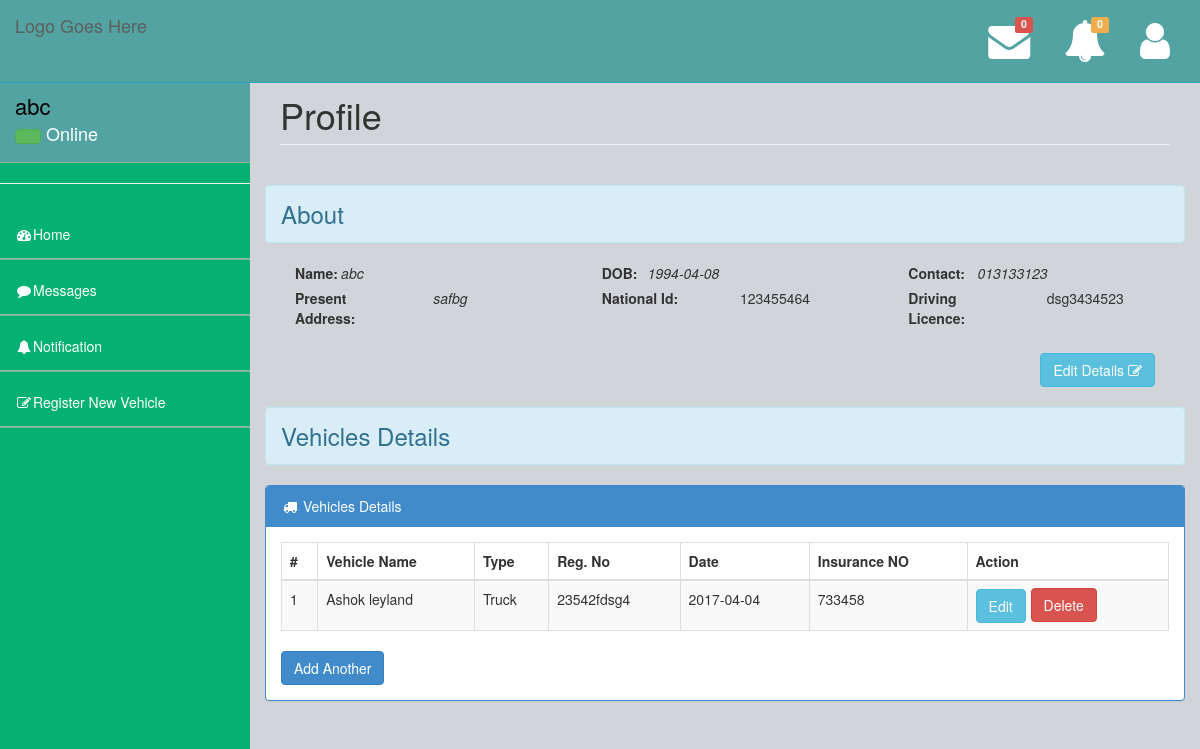
The app's page /carOwner/profile.php (signed in) with its own data.
### tables this page shows
CREATE TABLE `carowner` (
  `Name` varchar(30) NOT NULL,
  `Email` varchar(35) NOT NULL,
  `Contact` varchar(16) NOT NULL,
  `DOB` date NOT NULL,
  `NID` varchar(20) NOT NULL,
  `DrivingLicence` varchar(20) NOT NULL,
  `Password` varchar(20) NOT NULL,
  `Address` varchar(100) NOT NULL,
  `flag` int(1) NOT NULL,
  `Status` varchar(10) NOT NULL
);

CREATE TABLE `ownervehiclerelation` (
  `Email` varchar(35) NOT NULL,
  `VehicleRegNo` varchar(20) NOT NULL
);

CREATE TABLE `vehicle` (
  `VehicleRegNo` varchar(20) NOT NULL,
  `RegistrationDate` date NOT NULL,
  `InsuranceNumber` varchar(20) NOT NULL,
  `VehicleType` varchar(30) NOT NULL,
  `ModelName` varchar(30) NOT NULL
);

### carOwner/phpFiles/SelectProfileData.php (called while the page is built)
<?php
function getJSONFromDB($sql){
	include 'Mysqldb.php';
	$result = mysqli_query($conn, $sql)or die(mysqli_error($conn));
	$arr=array();
	while($row = mysqli_fetch_assoc($result)) {
		$arr[]=$row;
	}
	return json_encode($arr);
}
?>

### carOwner/profile.php (the view, shortened to what this page needs)
<?php
             include "TemplateFile/header.php";
       ?>
<?php
$jsonCarOwnerDataString = getJSONFromDB("select * from carowner where Email='".$_SESSION["carOwnerEmail"]."'");
$carOwnerData = json_decode($jsonCarOwnerDataString);
$jsonCarOwnerVehicleString = getJSONFromDB("select * from vehicle JOIN ownervehiclerelation ON vehicle.VehicleRegNo=ownervehiclerelation.VehicleRegNo WHERE ownervehiclerelation.Email='".$_SESSION["carOwnerEmail"]."'");
$carOwnerVehicleData = json_decode($jsonCarOwnerVehicleString);
?>
        <div id="page-wrapper">
            <div class="row">
                <div class="col-lg-12">
                    <h1 class="page-header">Profile</h1>
                </div>
            </div>
            <div class="row">
                <h3 class="alert alert-info">About</h3>
                 <div class="col-md-4">
                     <label class="control-label col-sm-2" for="user_name">Name:</label>
                     <span class="col-sm-10"><em><?php echo $carOwnerData[0]->Name ;?></em></span>
                 </div>
                 <div class="col-md-4">
                     <label class="control-label col-sm-2" for="user_name">DOB: </label>
                     <span class="col-sm-10"><em><?php echo $carOwnerData[0]->DOB ;?></em></span>
                 </div>
                 <div class="col-md-4">
                     <label class="control-label col-sm-2" for="user_name">Contact: </label>
                     <span class="col-sm-9 col-md-offset-1"><em><?php echo $carOwnerData[0]->Contact ;?></em></span>
                 </div>
                 <div class="col-md-4">
                     <label class="control-label col-sm-6" for="user_name">Present Address: </label>
                     <span class="col-md-4"><em><?php echo $carOwnerData[0]->Address ;?></em></span>
                 </div>
                 <div class="col-md-4">
                     <label class="control-label col-sm-6" for="nid">National Id: </label>
                     <span class="col-md-4"><?php echo $carOwnerData[0]->NID ;?></span>
                 </div>
                 <div class="col-md-4">
                     <label class="control-label col-sm-6" for="dlc">Driving Licence: </label>
                     <span class="col-md-4"><?php echo $carOwnerData[0]->DrivingLicence ;?></span>
                 </div>
                 <div class="pull-right" style="margin-top: 20px; margin-right: 30px;">
                     <a href="edit_profile.php"><button class="btn btn-info">Edit Details <i class="fa fa-pencil-square-o" aria-hidden="true"></i></button></a>
                 </div>
            </div>
            <div class="row">
                <h3 class="alert alert-info">Vehicles Details</h3>
                 <div class="row">
                <div class="col-lg-12">
                    <div class="panel panel-primary">
                        <div class="panel-heading">
                            <i class="fa fa fa-truck fa-fw"></i> Vehicles Details
                        </div>
                        <div class="panel-body">
                            <div class="row">
                                <div class="col-lg-12">
                                    <div class="table-responsive">
                                        <table class="table table-bordered table-hover table-striped">
                                            <thead>
                                                <tr>
                                                    <th>#</th>
                                                    <th>Vehicle Name</th>
													                          <th>Type</th>
                                                    <th>Reg. No</th>
                                                    <th>Date</th>
                                                    <th>Insurance NO</th>
                                                    <th>Action</th>
                                                </tr>
                                            </thead>
                                            <tbody id="rowGenerate">
                                                 <?php
                                                 $i = 0;
                                                   foreach ($carOwnerVehicleData as $value) {
                                                    $i++;
                                                  ?>
                                                <tr>
                                                   <td><?php echo $i; ?></td>
                                                   <td><?php echo $value->ModelName; ?></td>
                                                   <td><?php echo $value->VehicleType; ?></td>
                                                   <td><?php echo $value->VehicleRegNo; ?></td>
                                                   <td><?php echo $value->RegistrationDate; ?></td>
                                                   <td><?php echo $value->InsuranceNumber; ?></td>
                                                   <td>
                                                   <button class="btn btn-info" data-toggle="modal" data-target="#edit_service<?php echo $i; ?>">Edit</button>
    <form action="" method="post" class="vehicleDeleteBtn">
      <button class="btn btn-danger" name="delete" >Delete</button>
    </form>
                                                    </td>
                                                </tr>
                                                <?php
                                                   }
                                                ?>
                                            </tbody>
                                        </table>
                                    </div>
                                    <a href="entry.php"><button class="btn btn-primary">Add Another</button></a>
                                </div>
                            </div>
                        </div>
                    </div>
                </div>
            </div>
            </div>
        </div>
    </div>
   <?php include 'TemplateFile/footer.php'; ?>

### carOwner/TemplateFile/header.php (shortened to what this page needs)
<?php
include("phpFiles/SelectProfileData.php");
$jsonCarOwnerDataString = getJSONFromDB("select * from carowner where Email='".$_SESSION["carOwnerEmail"]."'");
$carOwnerData = json_decode($jsonCarOwnerDataString);
?>
<!DOCTYPE html>
<html>
<head>
    <link href="../assets/plugins/bootstrap/bootstrap.css" rel="stylesheet" />
    <link rel="stylesheet" href="https://cdnjs.cloudflare.com/ajax/libs/font-awesome/4.7.0/css/font-awesome.min.css">
    <link href="../assets/css/jquery.datepick.css" rel="stylesheet" />
    <link href="../assets/css/style.css" rel="stylesheet" />
    <link href="../assets/css/main-style.css" rel="stylesheet" />
   </head>
<body>
    <div id="wrapper">
        <nav class="navbar navbar-default navbar-fixed-top" role="navigation" id="navbar">
            <div class="navbar-header">
                <a class="navbar-brand logo-color" href="index.html">
                    Logo Goes Here
                </a>
            </div>
            <?php include("TemplateFile/messageTemplate.php"); ?>
        </nav>
        <nav class="navbar-default navbar-static-side" role="navigation">
            <div class="sidebar-collapse">
                <ul class="nav" id="side-menu">
                    <li>
                        <div class="user-section">
                            <div class="user-info">
                                <div><?php echo $carOwnerData[0]->Name; ?></strong></div>
                                <div class="user-text-online">
                                    <span class="user-circle-online btn btn-success btn-circle "></span>&nbsp;Online
                                </div>
                            </div>
                        </div>
                    </li>
                    <hr>
                    <li class="<?php if($currentPage =='home'){echo 'selected';}?>">
                        <a href="index.php"><i class="fa fa-dashboard fa-fw"></i>Home</a>
                    </li>
                    <li class="<?php if($currentPage =='message'){echo 'selected';}?>">
                        <a href="message.php"><i class="fa fa-comment fa-fw"></i>Messages</a>
                    </li>
                    <li class="<?php if($currentPage =='notification'){echo 'selected';}?>">
                        <a href="notification.php"><i class="fa fa-bell fa-fw"></i>Notification</a>
                    </li>
                    <li class="<?php if($currentPage =='entry'){echo 'selected';}?>">
                        <a href="entry.php"><i class="fa fa-edit fa-fw"></i>Register New Vehicle</a>
                    </li>
                </ul>
            </div>
        </nav>

### assets/css/style.css (style rules this page uses)
body { background-color: #f8f8f8; }
#wrapper { width: 100%; margin-top: 55px!important; background-color:#04B173; height: 1000px; }
#page-wrapper { padding: 0 15px; min-height: 568px; background-color:rgb(209, 212, 216); }
.navbar-static-side ul li { border-bottom:1px solid #84B899 !important; }
.logo-color { color: #fff; }
@media (min-width:768px) { .navbar-static-side { z-index: 1; position: absolute; width: 250px; } }
.vehicleDeleteBtn { margin-left: 55px; margin-top: -35px; }

### assets/css/main-style.css (style rules this page uses)
.user-info { display: block; color:#000!important; display: inline-block; padding: 15px; margin-bottom: 0px }
.user-text-online { font-size:18px; color:#fff }
.user-circle-online { width: 15px!important; height: 15px!important; }
.nav > li > a { padding: 20px 15px; }
#side-menu { background-color:#04B173; }
#side-menu a { color:#fff; border-bottom: 1px solid #84B899 !important; height: 55px; }
#navbar { background-color:rgb(83, 163, 163); }
.navbar-default { border-color: #27A6BE; }
@media (min-width:768px) { #page-wrapper { position: inherit; margin: 0 0 0 250px; padding: 0 30px; min-height: 1000px; } }

### records on screen
carowner: Name "abc", DOB "1994-04-08", Contact "013133123", Address "safbg", NID "123455464", DrivingLicence "dsg3434523"
ownervehiclerelation: VehicleRegNo.ModelName "Ashok leyland", VehicleRegNo.VehicleType "Truck", VehicleRegNo "23542fdsg4", VehicleRegNo.RegistrationDate "2017-04-04", VehicleRegNo.InsuranceNumber "733458"

### other values on screen
count($countMessageData) "0"
count($countNotificationData) "0"
